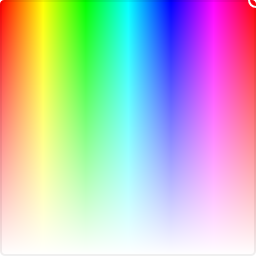
#> input picture 颜色量化/color.png, 257 x 257 px
$ jupyter execute --allow-errors '区域采样加色谱图苔色量化.ipynb'
#> lines starting #> are read from the running program, lines starting #| are printed output that depends on the picture
[cell 1]
import math
import os
from tqdm import tqdm
from time import time

import numpy as np
from numpy import *
import cv2 as cv
import matplotlib as mpl
import matplotlib.pyplot as plt
from matplotlib import cm
from colorspacious import cspace_converter
from matplotlib.colors import ListedColormap, LinearSegmentedColormap
import pandas as pd
from sklearn.metrics import classification_report

[cell 2]
def max_point(point=[255, 255, 255]):
    """
    对每一个像素点进行归一化，若亮度过低则除以255
    """
    max_channel = max(point)
    for idx, p in enumerate(point):
        point[idx] = int(float(p)/max_channel*255)
    return point

### 制作色谱图

[cell 3]
def make_chromatogram():
    img = cv.imread('color.png')
    # 转化为RGB格式
    img = img[:,:,::-1]
    # 归255化处理
    img = np.apply_along_axis(max_point, 2, img)
    # 边缘点修正
    for i in range(4):
        img[i,0,:] = [255, i, i]
    img[0,1,:] = [255, 5, 0]
    img[1,1,:] = [255, 6, 1]
    img[2,1,:] = [255, 7, 2]
    img[0,2,:] = [255, 11, 0]
    img[0,3,:] = [255, 18, 0]
    img[2,3,:] = [255, 20, 2]
    # 行数互换
    img = img[::-1,:,:]
    img = img[:,[1, 10, 20, 30, 40, 50], :]
    img= img.astype(np.float32)

    return img

[cell 4]
img = make_chromatogram()
#> in make_chromatogram, img is the input picture: shape (257, 257, 3); mean B, G, R 191.5, 191.5, 191.4
#> after the loop in make_chromatogram, `for i in range(4):`: img: shape (257, 257, 3); mean R, G, B 191.8, 191.8, 191.8
#> in make_chromatogram, `img[0,1,:] = [255, 5, 0]`: img: shape (257, 257, 3); mean R, G, B 191.8, 191.8, 191.8
#> in make_chromatogram, `img[1,1,:] = [255, 6, 1]`: img: shape (257, 257, 3); mean R, G, B 191.8, 191.8, 191.8
#> in make_chromatogram, `img[2,1,:] = [255, 7, 2]`: img: shape (257, 257, 3); mean R, G, B 191.8, 191.8, 191.8
#> in make_chromatogram, `img[0,2,:] = [255, 11, 0]`: img: shape (257, 257, 3); mean R, G, B 191.8, 191.8, 191.8
#> in make_chromatogram, `img[0,3,:] = [255, 18, 0]`: img: shape (257, 257, 3); mean R, G, B 191.8, 191.8, 191.8
#> in make_chromatogram, `img[2,3,:] = [255, 20, 2]`: img: shape (257, 257, 3); mean R, G, B 191.8, 191.8, 191.8
#> in make_chromatogram, `img = img[::-1,:,:]`:
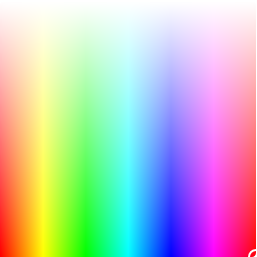
#> img: shape (257, 257, 3); mean R, G, B 191.8, 191.8, 191.8
img.shape
#> Out = (257, 6, 3)

[cell 5]
def seg(img_root):
    mask = cv.imread(img_root, 0)
    img = cv.imread(img_root)
    mask1 = mask.reshape((-1, 1))
    mask1[mask1 != 0] = 1
    lab = cv.cvtColor(img, cv.COLOR_BGR2LAB)
    a = lab[:, :, 1].astype(np.float32)

    a = a.reshape((-1, 1))
    z = a * mask1
    idx = np.flatnonzero(z)
    a = pd.DataFrame(z).replace(0, np.NAN)
    a.dropna(inplace=True)
    a = np.float32(a)
    criteria = (cv.TERM_CRITERIA_MAX_ITER, 10, 1.0)
    k = 2
    ret, label, center = cv.kmeans(a, k, None, criteria, 10, cv.KMEANS_PP_CENTERS)
    center = np.uint8(center)
    # label = label.reshape((mask.shape))

    cmax = np.min(center)
    res = center[label.flatten()]
    res2 = np.zeros_like(mask1)
    res2[idx] = res
    res2[res2 != cmax] = 0
    res2[res2 == cmax] = 1
    res2 = res2.reshape((mask.shape))
    coat = cv.merge([res2, res2, res2])
    sub = 1 - coat

    coats = img * coat
    subs = img * sub
    return coats

[cell 6]
def eucliDist(A,B):
    """
    计算欧氏距离
    :param A,B:list
    """
    return math.sqrt(sum([(a - b)**2 for (a,b) in zip(A,B)]))

[cell 7]
def norm_point(point=[255, 255, 255]):
    """
    对每一个像素点进行归一化，若亮度过低则除以255
    """
    max_channel = max(point)
    if point[0]>50:
        for idx, p in enumerate(point):
            point[idx] = float(p)/float(max_channel)
    else:
        for idx, p in enumerate(point):
            point[idx] = float(p)/float(255)
    return point

[cell 8]
def cal_min_distance_ratio(point, np_list):
    """
    计算点point在np_list中离得最近的点，返回位置(0-10)以及色条上的像素点
    :param np_list:色条上的点
    :param point:采样点，格式是归一化[0.6, 0.2, 0.2]
    :return:[黄度值(一位小数)、对应的色条点、最小的距离]
    """
# [7 lines of commented-out code are left out]

    point_info = np.apply_along_axis(eucliDist, 2, np_list, point)
    index = np.unravel_index(point_info.argmin(), point_info.shape)

    ratio = index[0] / point_info.shape[0] * 10
    nearest_distance = point_info[index]

    return round(ratio, 1), list(np_list[index[0], index[1], :]), nearest_distance

[cell 9]
def mean_value(arr):
    """
    计算非零像素点每个通道的均值
    :param arr:图片某一行的像素，每个像素点都是三维通道
    """
    exist = (arr != 0)
    return arr.sum()/exist.sum()


def sample_pixel(img, np_list, distance_threshold=0.03):
    """
    1、在舌苔图片上随机选取一千个(R+G+B)>50的点
    2、筛选色条附近的点，并计算其在色条上的位置，只保留距离小于阈值的点
    3、选取在色条上前30%的点的平均值作为采样点
    :param img:舌象分割后的舌苔图片
    :param np_list:色条列表(归一化后的像素)
    :param threshold:离色条的距离阈值
    :return :归一化后的采样点
    """
    # 1、随机选取1000个(R+G+B)>100的点
    points = img.reshape(-1, 3)
    # points = points[[np.sum(points[i])>100 and points[i][2]>20 for i in range(points.shape[0])], :]
    points = points[np.random.choice(points.shape[0], size=100, replace=True), :]

    # 2、筛选色条附近的点，并计算其在色条上的位置，只保留距离小于阈值的点
    points = points.astype(np.float32)
    points = points[:,::-1]
    points_norm = np.apply_along_axis(norm_point, 1, points)
    points_info = np.apply_along_axis(cal_min_distance_ratio, 1, points_norm, np_list)
    # 筛选小于阈值的点
    points = points[[points_info[i][2]<distance_threshold for i in range(points.shape[0])], :]
    points_info = points_info[[points_info[i][2]<distance_threshold for i in range(points_info.shape[0])], :]

    # 3、选取在色条上前30%的点的平均值作为采样点
    ratios = points_info[:, 0]
    arr_index = ratios.argsort()
    points = points[arr_index][int(points.shape[0]*0.6):int(points.shape[0]*1), :]
    sample = np.mean(points, axis=0)

    return sample

[cell 10]
img  = make_chromatogram()
img[2, 1,:]
#> Out = [255, 253, 253]

# 单点测试色条

[cell 11]
def point_test(point):
    """
    依次调用上述函数，完成单点量化
    """

    # 对采样点进行归一化处理
    if point[0]>10:
        sample_point = norm_point(point)
    else:
        sample_point = point
    # print(sample_point[0]*255, sample_point[1]*255, sample_point[2]*255)
    print('point:', point)

    # 获取色谱图
    img = make_chromatogram()
    np_list = np.apply_along_axis(norm_point, 2, img)

    # 量化,返回量化值和具体的归一化后的像素值
    rat, pixel, nearest_distance = cal_min_distance_ratio(sample_point, np_list)
#> in cal_min_distance_ratio, `point_info = np.apply_along_axis(eucliDist, 2, np_list, point)`: point_info = 257 rows, first 6: [1.41, 1.41, 1.41, 1.41, 1.41, 1.41], [1.41, 1.41, 1.41, 1.41, 1.41, 1.41], [1.4, 1.4, 1.4, 1.41, 1.41, 1.41], [1.4, 1.4, 1.41, 1.41, 1.41, 1.41], [1.39, 1.4, 1.4, 1.4, 1.41, 1.41], [1.39, 1.39, 1.4, 1.4, 1.4, 1.4]
#> in cal_min_distance_ratio, `index = np.unravel_index(point_info.argmin(), point_info.shape)`: index = (256, 0)
#> in cal_min_distance_ratio, `ratio = index[0] / point_info.shape[0] * 10`: ratio = 9.96
#> in cal_min_distance_ratio, `nearest_distance = point_info[index]`: nearest_distance = 0.0196
    # print(rat, pixel)

    return rat, pixel
point_test([255, 0, 0])
#> in point_test, `rat, pixel, nearest_distance = cal_min_distance_ratio(sample_point, np..`: rat = 10; pixel = [1, 0.0196, 0]; nearest_distance = 0.0196

# 量化全流程

[cell 12]
def coated_tongue_color_quantization(img_root):
    """
    依次调用相关函数，完成苔色量化
    """
    # 获取色谱图
    np_list = make_chromatogram()
    np_list = np.apply_along_axis(norm_point, 2, np_list)

    # 获取舌苔图片
    img = seg(img_root)
    # 获取采样点
    sample_point = sample_pixel(img, np_list)
    sample_point = list(sample_point)

    # 输出在色条上的位置
    rat, pixel, nearest_distance = cal_min_distance_ratio(sample_point, np_list)
    # print(rat, pixel)

    # 对输出值做范围限定，防止过大或国小
    if rat <= 0.1:
        rat = 0.1

    return rat, pixel

[cell 13]
# coated_tongue_color_quantization(r'D:\MyCodes\pythonProject\coated_tongue_color\datas\data2all\category\0\20220508083039-1.png')
t1 = time()
#> (the rest of this cell did not finish here and is left out)

[cell 14]
root = r'D:\MyCodes\pythonProject\coated_tongue_color\datas\data1&data2\category'
lst = []
pred_labels = []
true_labels = []
#> (the rest of this cell did not finish here and is left out)

[cell 15]
pred_lst = []
pred_labels = []
for i in lst:
    pred_lst = pred_lst + i
for idx, x in enumerate(true_labels):
    if abs((2*int(x)+1.25)-pred_lst[idx])<2:
        pred_labels.append(int(x))
    else:
        if int(x)==0:
            pred_labels.append(1)
        else:
            pred_labels.append(0)
#> (the rest of this cell did not finish here and is left out)
